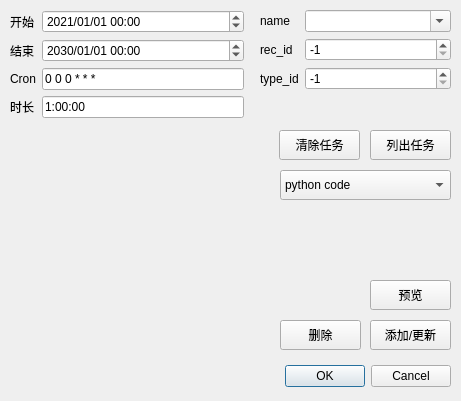
<?xml version="1.0" encoding="UTF-8"?>
<ui version="4.0">
 <class>Dialog</class>
 <widget class="QDialog" name="Dialog">
  <property name="geometry">
   <rect>
    <x>0</x>
    <y>0</y>
    <width>461</width>
    <height>401</height>
   </rect>
  </property>
  <property name="windowTitle">
   <string>Dialog</string>
  </property>
  <widget class="QDialogButtonBox" name="buttonBox">
   <property name="geometry">
    <rect>
     <x>280</x>
     <y>360</y>
     <width>171</width>
     <height>32</height>
    </rect>
   </property>
   <property name="orientation">
    <enum>Qt::Horizontal</enum>
   </property>
   <property name="standardButtons">
    <set>QDialogButtonBox::Cancel|QDialogButtonBox::Ok</set>
   </property>
  </widget>
  <widget class="QWidget" name="formLayoutWidget">
   <property name="geometry">
    <rect>
     <x>260</x>
     <y>10</y>
     <width>191</width>
     <height>106</height>
    </rect>
   </property>
   <layout class="QFormLayout" name="formLayout">
    <item row="0" column="0">
     <widget class="QLabel" name="name_label">
      <property name="text">
       <string>name</string>
      </property>
     </widget>
    </item>
    <item row="1" column="0">
     <widget class="QLabel" name="recid_label">
      <property name="text">
       <string>rec_id</string>
      </property>
     </widget>
    </item>
    <item row="2" column="0">
     <widget class="QLabel" name="typeid_label">
      <property name="text">
       <string>type_id</string>
      </property>
     </widget>
    </item>
    <item row="1" column="1">
     <widget class="QSpinBox" name="recid_spin">
      <property name="minimum">
       <number>-1</number>
      </property>
      <property name="value">
       <number>-1</number>
      </property>
     </widget>
    </item>
    <item row="2" column="1">
     <widget class="QSpinBox" name="typeid_spin">
      <property name="minimum">
       <number>-1</number>
      </property>
      <property name="value">
       <number>-1</number>
      </property>
     </widget>
    </item>
    <item row="0" column="1">
     <widget class="QComboBox" name="name_comb">
      <property name="editable">
       <bool>true</bool>
      </property>
     </widget>
    </item>
   </layout>
  </widget>
  <widget class="QPushButton" name="add_to_db">
   <property name="geometry">
    <rect>
     <x>370</x>
     <y>320</y>
     <width>81</width>
     <height>30</height>
    </rect>
   </property>
   <property name="text">
    <string>添加/更新</string>
   </property>
  </widget>
  <widget class="QPushButton" name="list_out_tasks">
   <property name="geometry">
    <rect>
     <x>370</x>
     <y>130</y>
     <width>81</width>
     <height>30</height>
    </rect>
   </property>
   <property name="text">
    <string>列出任务</string>
   </property>
  </widget>
  <widget class="QPushButton" name="remove_tasks">
   <property name="geometry">
    <rect>
     <x>279</x>
     <y>130</y>
     <width>81</width>
     <height>30</height>
    </rect>
   </property>
   <property name="text">
    <string>清除任务</string>
   </property>
  </widget>
  <widget class="QPushButton" name="delete_db">
   <property name="geometry">
    <rect>
     <x>280</x>
     <y>320</y>
     <width>81</width>
     <height>30</height>
    </rect>
   </property>
   <property name="text">
    <string>删除</string>
   </property>
  </widget>
  <widget class="QWidget" name="formLayoutWidget_2">
   <property name="geometry">
    <rect>
     <x>10</x>
     <y>10</y>
     <width>234</width>
     <height>142</height>
    </rect>
   </property>
   <layout class="QFormLayout" name="formLayout_2">
    <item row="2" column="0">
     <widget class="QLabel" name="cron_lab">
      <property name="text">
       <string>Cron</string>
      </property>
     </widget>
    </item>
    <item row="0" column="0">
     <widget class="QLabel" name="start_label">
      <property name="text">
       <string>开始</string>
      </property>
     </widget>
    </item>
    <item row="1" column="0">
     <widget class="QLabel" name="stop_label">
      <property name="text">
       <string>结束</string>
      </property>
     </widget>
    </item>
    <item row="3" column="0">
     <widget class="QLabel" name="time_label">
      <property name="text">
       <string>时长</string>
      </property>
     </widget>
    </item>
    <item row="0" column="1">
     <widget class="QDateTimeEdit" name="start">
      <property name="dateTime">
       <datetime>
        <hour>0</hour>
        <minute>0</minute>
        <second>0</second>
        <year>2021</year>
        <month>1</month>
        <day>1</day>
       </datetime>
      </property>
      <property name="displayFormat">
       <string>yyyy/MM/dd hh:mm</string>
      </property>
     </widget>
    </item>
    <item row="1" column="1">
     <widget class="QDateTimeEdit" name="stop">
      <property name="dateTime">
       <datetime>
        <hour>0</hour>
        <minute>0</minute>
        <second>0</second>
        <year>2030</year>
        <month>1</month>
        <day>1</day>
       </datetime>
      </property>
      <property name="displayFormat">
       <string>yyyy/MM/dd hh:mm</string>
      </property>
     </widget>
    </item>
    <item row="2" column="1">
     <widget class="QLineEdit" name="cron_text">
      <property name="text">
       <string>0 0 0 * * *</string>
      </property>
     </widget>
    </item>
    <item row="3" column="1">
     <widget class="QLineEdit" name="long_text">
      <property name="text">
       <string>1:00:00</string>
      </property>
     </widget>
    </item>
   </layout>
  </widget>
  <widget class="QPushButton" name="preview">
   <property name="geometry">
    <rect>
     <x>370</x>
     <y>280</y>
     <width>81</width>
     <height>30</height>
    </rect>
   </property>
   <property name="text">
    <string>预览</string>
   </property>
  </widget>
  <widget class="QComboBox" name="comboBox">
   <property name="geometry">
    <rect>
     <x>280</x>
     <y>170</y>
     <width>171</width>
     <height>30</height>
    </rect>
   </property>
   <item>
    <property name="text">
     <string>python code</string>
    </property>
   </item>
   <item>
    <property name="text">
     <string>shell code</string>
    </property>
   </item>
   <item>
    <property name="text">
     <string>exec command</string>
    </property>
   </item>
  </widget>
  <widget class="QsciScintilla" name="editor" native="true">
   <property name="geometry">
    <rect>
     <x>10</x>
     <y>160</y>
     <width>261</width>
     <height>231</height>
    </rect>
   </property>
  </widget>
 </widget>
 <customwidgets>
  <customwidget>
   <class>QsciScintilla</class>
   <extends>QWidget</extends>
   <header>PyQt5.Qsci</header>
   <container>1</container>
  </customwidget>
 </customwidgets>
 <resources/>
 <connections>
  <connection>
   <sender>buttonBox</sender>
   <signal>accepted()</signal>
   <receiver>Dialog</receiver>
   <slot>accept()</slot>
   <hints>
    <hint type="sourcelabel">
     <x>248</x>
     <y>254</y>
    </hint>
    <hint type="destinationlabel">
     <x>157</x>
     <y>274</y>
    </hint>
   </hints>
  </connection>
  <connection>
   <sender>buttonBox</sender>
   <signal>rejected()</signal>
   <receiver>Dialog</receiver>
   <slot>reject()</slot>
   <hints>
    <hint type="sourcelabel">
     <x>316</x>
     <y>260</y>
    </hint>
    <hint type="destinationlabel">
     <x>286</x>
     <y>274</y>
    </hint>
   </hints>
  </connection>
 </connections>
</ui>
